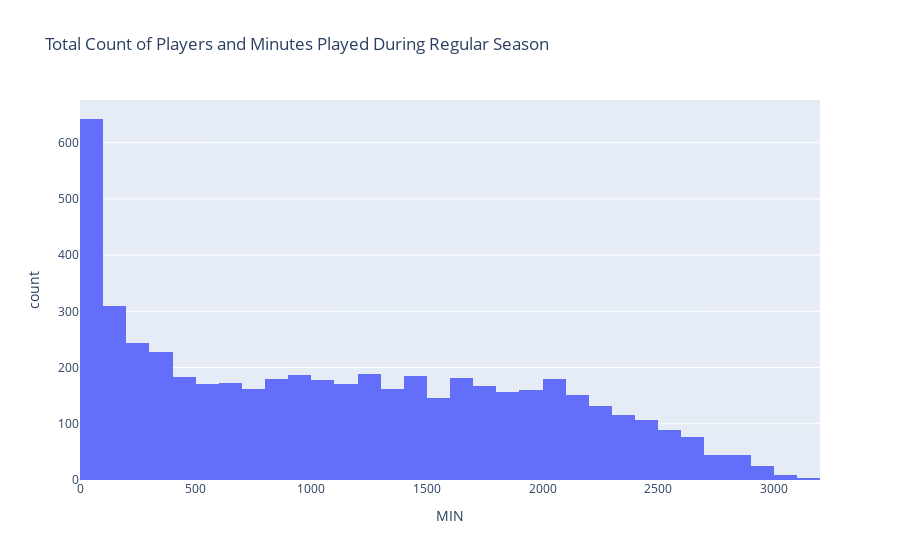

Notebook code for this chart:
### Markdown cell above
We will look at our minutes distribution in our dataset for regualar season and also playoffs and see if we notice any differences in the way the minutes our distributed between those two different time periods of the season.

### Code cell
fig=px.histogram(rs_df,x='MIN', title='Total Count of Players and Minutes Played During Regular Season')
fig.show()

### Figure 1 — Plotly figure (JSON) as saved in the notebook; plotly's stock layout.template omitted (floating-point values rounded to 4 significant figures; data arrays with more than 128 entries replaced by an {"elided": "..."} marker saying what was removed)
{"data": [{"alignmentgroup": "True", "bingroup": "x", "hovertemplate": "MIN=%{x}<br>count=%{y}<extra></extra>", "legendgroup": "", "marker": {"color": "#636efa", "pattern": {"shape": ""}}, "name": "", "offsetgroup": "", "orientation": "v", "showlegend": false, "type": "histogram", "x": {"elided": "5148 int values"}, "xaxis": "x", "yaxis": "y"}], "layout": {"barmode": "relative", "legend": {"tracegroupgap": 0}, "title": {"text": "Total Count of Players and Minutes Played During Regular Season"}, "xaxis": {"anchor": "y", "domain": [0, 1], "title": {"text": "MIN"}}, "yaxis": {"anchor": "x", "domain": [0, 1], "title": {"text": "count"}}}}
